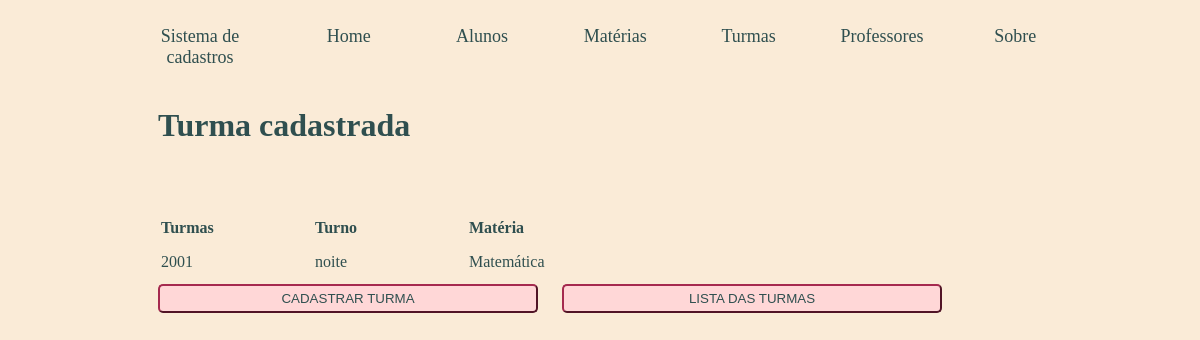
Screenshot of /view/turmas/cadastrada.php with the database file from the repository.
### tables this page shows
CREATE TABLE IF NOT EXISTS `turmas` (
  `id` int(11) NOT NULL AUTO_INCREMENT COMMENT 'id das turmas',
  `turma` varchar(11) NOT NULL DEFAULT '' COMMENT 'turmas',
  `turno` varchar(11) NOT NULL DEFAULT '' COMMENT 'turno das turmas',
  `nome_materia` varchar(50) NOT NULL COMMENT 'materia por turma',
  `data_cad` timestamp NOT NULL DEFAULT CURRENT_TIMESTAMP COMMENT 'data de cadastro das turmas',
  `data_exc` timestamp NULL DEFAULT CURRENT_TIMESTAMP COMMENT 'data de exclusão das turmas',
  PRIMARY KEY (`id`)
);

CREATE TABLE IF NOT EXISTS `materias` (
  `id` int(11) NOT NULL AUTO_INCREMENT COMMENT 'id da materia',
  `materia` varchar(50) NOT NULL COMMENT 'nome da materia',
  `professor` varchar(50) NOT NULL COMMENT 'professor',
  `data_cad` timestamp NOT NULL DEFAULT CURRENT_TIMESTAMP COMMENT 'data do cadastro',
  `data_exc` timestamp NULL DEFAULT CURRENT_TIMESTAMP COMMENT 'data da exclusao',
  PRIMARY KEY (`id`)
);

### model/connect.php (called while the page is built, shortened)
<?php
    Class Connect {
        function conectar($dados_conexao)
        {
            $conexao = mysqli_connect($dados_conexao['hostname'], $dados_conexao['user'], $dados_conexao['password'], $dados_conexao['database']);
            if (!$conexao) {
                die(trigger_error('Não foi possível conectar ao banco de dados'));
                return false;
            } else {
                $conectar = mysqli_select_db($conexao, $dados_conexao['database']);
                if (!$conectar) {
                    die(trigger_error('Não foi possível conectar ao banco de dados'));
                    return false;
                } else {
                    $conectou = array(
                        '0' => $conexao,
                        '1' => $conectar
                    );
                }
            }
            return $conectou;
        }
    }
?>

### model/db_turmas.php (called while the page is built, shortened)
<?php
    require_once 'connect.php';
    class Db_turmas extends Connect
    {
        public function turmas()
        {
            $connect = $this->conectar($this->dados_conexao('turmas'));
            $sql = mysqli_query(
                $connect[0],
                'SELECT
                    turmas.*,
                    materias.materia as nome_materia
                FROM turmas
                LEFT JOIN materias ON materias.id = turmas.nome_materia
                WHERE turmas.id = (SELECT MAX(turmas.id) FROM turmas)'
            );
            if ($sql) {
                $dados = $sql->fetch_assoc();
            } else {
                echo 'Erro ao executar a busca!';
            }
            return $dados;
        }
    }
?>

### controller/turmas.php (the view, shortened to what this page needs)
<?php
    require_once __DIR__ . '/../model/db_turmas.php';
    function turmas()
    {
        $conn = new Db_turmas;
        $selecionar = $conn->turmas('turmas');
        return $selecionar;
    }
    function ultimo_cad_turma($dados)
    {
        echo "<tr id='result_tbody'>
                <td width='150px'>".$dados['turma']."</td>
                <td width='150px'>".$dados['turno']."</td>
                <td width='250px'>".$dados['nome_materia']."</td>
            </tr>";
    }
?>

### assets/style.css (style rules this page uses)
html { font-family:Cambria, Cochin, Georgia, Times, 'Times New Roman', serif; background-color:antiquewhite; color:darkslategray; margin-left: 150px; margin-right: 150px; line-height: 1,5px; font-weight: 400; font-size: 16px; }

### rows the page displays
turmas: turma "2001", turno "noite", materias.materia "Matemática"
